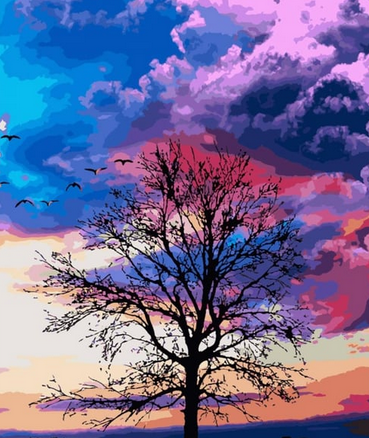
#> input picture img/resim.png, 369 x 438 px
$ python bliteral_filter.py
#> lines starting #> are read from the running program, lines starting #| are printed output that depends on the picture
import cv2

img = cv2.imread("img/resim.png")
#> img is the input picture: shape (438, 369, 3); mean B, G, R 152.8, 108.1, 114.2
gray = cv2.cvtColor(img, cv2.COLOR_BGR2GRAY)
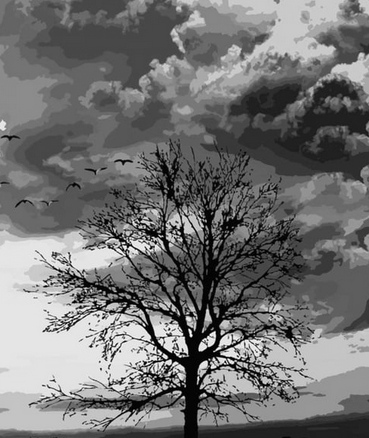
#> gray: shape (438, 369); min 0, max 255, mean 115

bilateral = cv2.bilateralFilter(gray, 9, 75, 75)
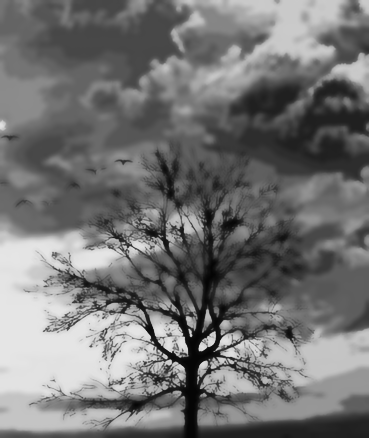
#> bilateral: shape (438, 369); min 4, max 229, mean 115.4

cv2.imshow("Orijinal", gray)
cv2.imshow("Bilateral Filter", bilateral)

cv2.waitKey(0)
cv2.destroyAllWindows()
